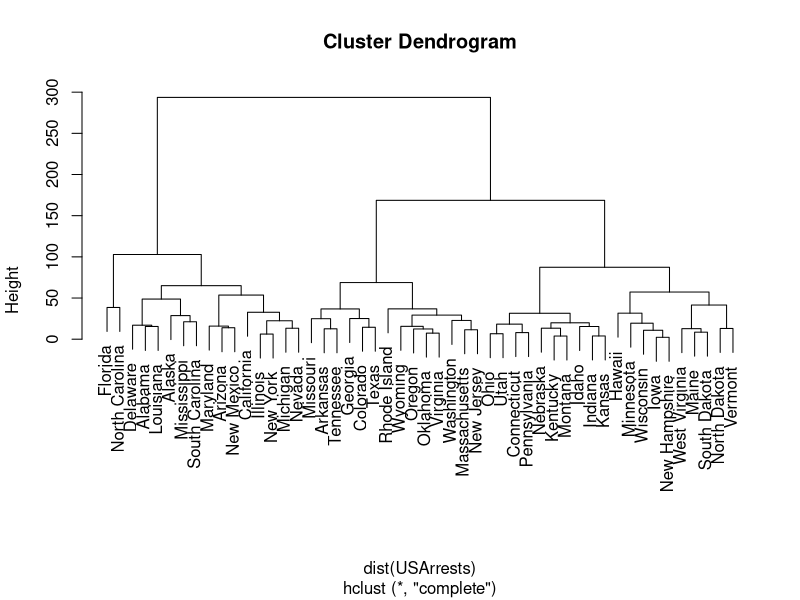
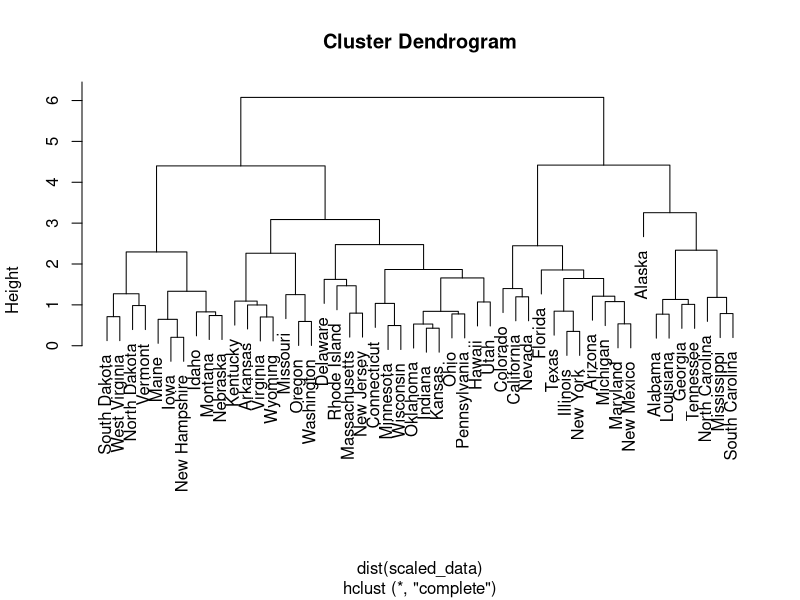

The R source for these figures, in order:
#10a
set.seed(123)
heri_comp <- hclust(dist(USArrests), method = "complete")
plot(heri_comp)

#10b
cutree(heri_comp, 3)
table(cutree(heri_comp, 3), cutree(heri_comp, 3))

#10c
scaled_data <- scale(USArrests)
heri_comp_scaled <- hclust(dist(scaled_data), method = "complete")
plot(heri_comp_scaled)

#10d
cutree(heri_comp_scaled, 3)
table(cutree(heri_comp_scaled, 3), cutree(heri_comp_scaled, 3))

